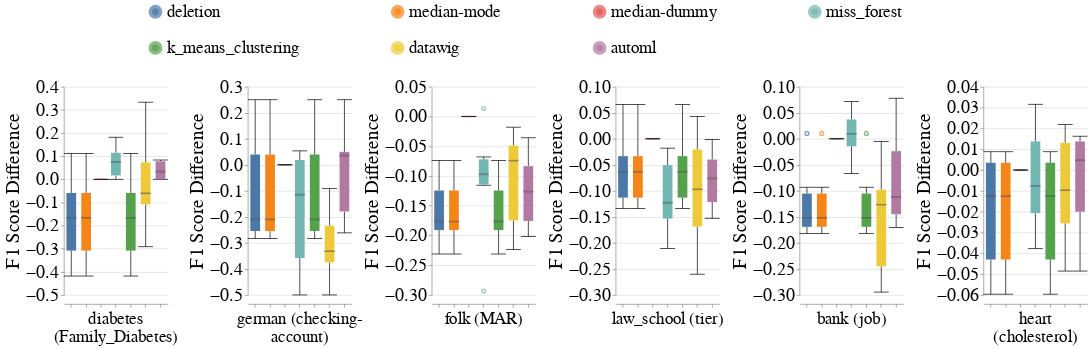

Notebook code for this chart:
### Markdown cell above
### Disparity Metrics

### Code cell
# Categorical
dataset_to_column_name = {
    DIABETES_DATASET: 'Family_Diabetes',
    GERMAN_CREDIT_DATASET: 'checking-account',
    ACS_INCOME_DATASET: 'MAR',
    LAW_SCHOOL_DATASET: 'tier',
    BANK_MARKETING_DATASET: 'job',
    CARDIOVASCULAR_DISEASE_DATASET: 'cholesterol',
}
create_box_plots_for_diff_imputers_and_datasets(train_injection_scenario='MCAR3',
                                                test_injection_scenario='MCAR3',
                                                metric_name='f1_score',
                                                dataset_to_column_name=dataset_to_column_name,
                                                dataset_to_group=DATASETS_SENSITIVE_ATTRS,
                                                db_client=db_client,
                                                without_dummy=False)

### Figure 1 — Vega-Lite specification as saved in the notebook (floating-point values rounded to 4 significant figures; data arrays with more than 128 entries replaced by an {"elided": "..."} marker saying what was removed)
{"config": {"view": {"continuousWidth": 400, "continuousHeight": 300, "stroke": null}, "axis": {"labelFontSize": 26, "labelFontWeight": "normal", "titleFontSize": 28, "titleFontWeight": "normal"}, "facet": {"spacing": 15}, "header": {"labelFontSize": 24, "labelOrient": "bottom", "labelPadding": 5, "titleFontSize": 28}, "legend": {"columns": 4, "direction": "horizontal", "labelFontSize": 24, "labelLimit": 400, "orient": "top", "symbolOffset": 120, "symbolStrokeWidth": 10, "titleAnchor": "middle", "titleFontSize": 26, "titleLimit": 300}, "title": {"fontSize": 28}}, "data": {"name": "data-41426bd23d3020492c4fbdde7a521615"}, "mark": {"type": "boxplot", "median": {"stroke": "black", "strokeWidth": 0.7}, "ticks": true}, "encoding": {"color": {"field": "Null_Imputer_Name", "sort": ["deletion", "median-mode", "median-dummy", "miss_forest", "k_means_clustering", "datawig", "automl"], "title": null, "type": "nominal"}, "column": {"field": "Dataset_Name_With_Column", "sort": {"field": "Dataset_Sequence_Number", "order": "ascending"}, "title": null, "type": "nominal"}, "x": {"axis": {"labels": false}, "field": "Null_Imputer_Name", "sort": ["deletion", "median-mode", "median-dummy", "miss_forest", "k_means_clustering", "datawig", "automl"], "title": null, "type": "nominal"}, "y": {"field": "F1_Score_Difference", "scale": {"zero": false}, "title": "F1 Score Difference", "type": "quantitative"}}, "resolve": {"scale": {"y": "independent"}}, "width": 150, "$schema": "https://vega.github.io/schema/vega-lite/v4.17.0.json", "datasets": {"data-41426bd23d3020492c4fbdde7a521615": {"elided": "252 records"}}}
